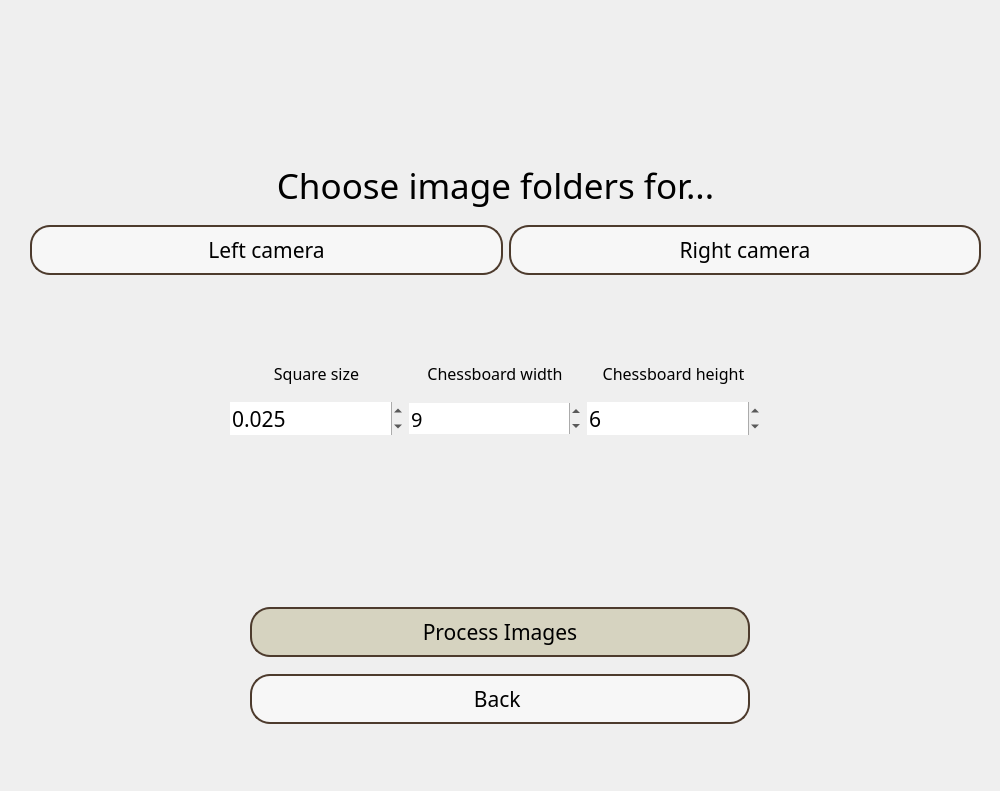
<?xml version="1.0" encoding="UTF-8"?>
<ui version="4.0">
 <class>Dialog</class>
 <widget class="QDialog" name="Dialog">
  <property name="geometry">
   <rect>
    <x>0</x>
    <y>0</y>
    <width>1000</width>
    <height>791</height>
   </rect>
  </property>
  <property name="minimumSize">
   <size>
    <width>1000</width>
    <height>500</height>
   </size>
  </property>
  <property name="maximumSize">
   <size>
    <width>1000</width>
    <height>800</height>
   </size>
  </property>
  <property name="windowTitle">
   <string>Dialog</string>
  </property>
  <widget class="QWidget" name="widgetMainScreen" native="true">
   <property name="geometry">
    <rect>
     <x>0</x>
     <y>0</y>
     <width>1000</width>
     <height>800</height>
    </rect>
   </property>
   <property name="minimumSize">
    <size>
     <width>800</width>
     <height>800</height>
    </size>
   </property>
   <property name="maximumSize">
    <size>
     <width>1000</width>
     <height>800</height>
    </size>
   </property>
   <property name="baseSize">
    <size>
     <width>500</width>
     <height>500</height>
    </size>
   </property>
   <property name="styleSheet">
    <string notr="true">#widgetMainScreen{
background-image: url(&quot;C:/Users/marah/Desktop/Licenta GUI/bg.jpg&quot;);
background-repeat: no-repeat; 
background-position: center; 
}</string>
   </property>
   <widget class="QWidget" name="gridLayoutWidget">
    <property name="geometry">
     <rect>
      <x>0</x>
      <y>590</y>
      <width>1001</width>
      <height>151</height>
     </rect>
    </property>
    <layout class="QGridLayout" name="gridLayout_2">
     <property name="leftMargin">
      <number>150</number>
     </property>
     <property name="rightMargin">
      <number>150</number>
     </property>
     <property name="verticalSpacing">
      <number>0</number>
     </property>
     <item row="1" column="0">
      <widget class="QPushButton" name="oProcessBtn">
       <property name="maximumSize">
        <size>
         <width>500</width>
         <height>50</height>
        </size>
       </property>
       <property name="font">
        <font>
         <family>Century Gothic</family>
         <pointsize>16</pointsize>
         <weight>50</weight>
         <italic>false</italic>
         <bold>false</bold>
        </font>
       </property>
       <property name="styleSheet">
        <string notr="true">#oProcessBtn {
border-radius:20px;
background-color:rgb(214, 211, 192);
border: 2px solid rgb(77, 59, 45);
}
#oProcessBtn:hover{
	background-color:rgba(0, 0, 0, 0.3);
	color: rgb(255, 255, 255);
	border: 2px solid rgb(0, 0, 0);
}
</string>
       </property>
       <property name="text">
        <string>Process Images</string>
       </property>
      </widget>
     </item>
     <item row="2" column="0">
      <widget class="QPushButton" name="oBackBtn">
       <property name="maximumSize">
        <size>
         <width>500</width>
         <height>50</height>
        </size>
       </property>
       <property name="font">
        <font>
         <family>Century Gothic</family>
         <pointsize>16</pointsize>
         <weight>50</weight>
         <italic>false</italic>
         <bold>false</bold>
        </font>
       </property>
       <property name="styleSheet">
        <string notr="true">#oBackBtn {
border-radius:20px;
background-color:rgba(255, 255, 255, 0.5);
border: 2px solid rgb(77, 59, 45);
}
#oBackBtn:hover{
	background-color:rgba(0, 0, 0, 0.3);
	color: rgb(255, 255, 255);
	border: 2px solid rgb(0, 0, 0);
}
</string>
       </property>
       <property name="text">
        <string>Back </string>
       </property>
      </widget>
     </item>
    </layout>
   </widget>
   <widget class="QWidget" name="gridLayoutWidget_2">
    <property name="geometry">
     <rect>
      <x>30</x>
      <y>210</y>
      <width>951</width>
      <height>80</height>
     </rect>
    </property>
    <layout class="QGridLayout" name="gridLayout">
     <item row="0" column="0">
      <widget class="QPushButton" name="oLeftCamBtn">
       <property name="minimumSize">
        <size>
         <width>250</width>
         <height>0</height>
        </size>
       </property>
       <property name="maximumSize">
        <size>
         <width>500</width>
         <height>50</height>
        </size>
       </property>
       <property name="font">
        <font>
         <family>Century Gothic</family>
         <pointsize>16</pointsize>
        </font>
       </property>
       <property name="styleSheet">
        <string notr="true">#oLeftCamBtn {
border-radius:20px;
background-color:rgba(255, 255, 255, 0.5);
border: 2px solid rgb(77, 59, 45);
}
#oLeftCamBtn:hover{
	background-color:rgba(0, 0, 0, 0.3);
	color: rgb(255, 255, 255);
	border: 2px solid rgb(0, 0, 0);
}
</string>
       </property>
       <property name="text">
        <string>Left camera</string>
       </property>
      </widget>
     </item>
     <item row="0" column="1">
      <widget class="QPushButton" name="oRightCamBtn">
       <property name="minimumSize">
        <size>
         <width>250</width>
         <height>0</height>
        </size>
       </property>
       <property name="maximumSize">
        <size>
         <width>500</width>
         <height>50</height>
        </size>
       </property>
       <property name="font">
        <font>
         <family>Century Gothic</family>
         <pointsize>16</pointsize>
        </font>
       </property>
       <property name="styleSheet">
        <string notr="true">#oRightCamBtn {
border-radius:20px;
background-color:rgba(255, 255, 255, 0.5);
border: 2px solid rgb(77, 59, 45);
}
#oRightCamBtn:hover{
	background-color:rgba(0, 0, 0, 0.3);
	color: rgb(255, 255, 255);
	border: 2px solid rgb(0, 0, 0);
}</string>
       </property>
       <property name="text">
        <string>Right camera</string>
       </property>
      </widget>
     </item>
    </layout>
   </widget>
   <widget class="QLabel" name="label">
    <property name="geometry">
     <rect>
      <x>170</x>
      <y>150</y>
      <width>651</width>
      <height>71</height>
     </rect>
    </property>
    <property name="font">
     <font>
      <family>Century Gothic</family>
      <pointsize>26</pointsize>
     </font>
    </property>
    <property name="autoFillBackground">
     <bool>false</bool>
    </property>
    <property name="text">
     <string>Choose image folders for...</string>
    </property>
    <property name="alignment">
     <set>Qt::AlignCenter</set>
    </property>
   </widget>
   <widget class="QLabel" name="sLeftLabel">
    <property name="geometry">
     <rect>
      <x>30</x>
      <y>280</y>
      <width>471</width>
      <height>20</height>
     </rect>
    </property>
    <property name="font">
     <font>
      <family>Century Gothic</family>
      <pointsize>11</pointsize>
      <italic>true</italic>
     </font>
    </property>
    <property name="styleSheet">
     <string notr="true">color: rgb(184, 181, 165)</string>
    </property>
    <property name="text">
     <string/>
    </property>
   </widget>
   <widget class="QLabel" name="sRightLabel">
    <property name="geometry">
     <rect>
      <x>510</x>
      <y>280</y>
      <width>471</width>
      <height>20</height>
     </rect>
    </property>
    <property name="font">
     <font>
      <family>Century Gothic</family>
      <pointsize>11</pointsize>
      <italic>true</italic>
     </font>
    </property>
    <property name="styleSheet">
     <string notr="true">color: rgb(184, 181, 165)</string>
    </property>
    <property name="text">
     <string/>
    </property>
   </widget>
   <widget class="QWidget" name="gridLayoutWidget_3">
    <property name="geometry">
     <rect>
      <x>230</x>
      <y>350</y>
      <width>530</width>
      <height>85</height>
     </rect>
    </property>
    <layout class="QGridLayout" name="gridLayout_3">
     <item row="1" column="2">
      <widget class="QSpinBox" name="oChessboardHBox">
       <property name="font">
        <font>
         <family>Century Gothic</family>
         <pointsize>16</pointsize>
        </font>
       </property>
       <property name="autoFillBackground">
        <bool>false</bool>
       </property>
       <property name="frame">
        <bool>false</bool>
       </property>
       <property name="value">
        <number>6</number>
       </property>
      </widget>
     </item>
     <item row="1" column="1">
      <widget class="QSpinBox" name="oChessboardWBox">
       <property name="font">
        <font>
         <family>Century Gothic</family>
         <pointsize>15</pointsize>
        </font>
       </property>
       <property name="frame">
        <bool>false</bool>
       </property>
       <property name="keyboardTracking">
        <bool>true</bool>
       </property>
       <property name="value">
        <number>9</number>
       </property>
      </widget>
     </item>
     <item row="1" column="0">
      <widget class="QDoubleSpinBox" name="oSquareSizeBox">
       <property name="font">
        <font>
         <family>Century Gothic</family>
         <pointsize>16</pointsize>
        </font>
       </property>
       <property name="frame">
        <bool>false</bool>
       </property>
       <property name="decimals">
        <number>3</number>
       </property>
       <property name="minimum">
        <double>0.020000000000000</double>
       </property>
       <property name="singleStep">
        <double>0.100000000000000</double>
       </property>
       <property name="value">
        <double>0.025000000000000</double>
       </property>
      </widget>
     </item>
     <item row="0" column="0">
      <widget class="QLabel" name="label_2">
       <property name="font">
        <font>
         <family>Century Gothic</family>
         <pointsize>12</pointsize>
        </font>
       </property>
       <property name="text">
        <string>Square size</string>
       </property>
       <property name="alignment">
        <set>Qt::AlignCenter</set>
       </property>
      </widget>
     </item>
     <item row="0" column="1">
      <widget class="QLabel" name="label_3">
       <property name="font">
        <font>
         <family>Century Gothic</family>
         <pointsize>12</pointsize>
        </font>
       </property>
       <property name="text">
        <string>Chessboard width</string>
       </property>
       <property name="alignment">
        <set>Qt::AlignCenter</set>
       </property>
      </widget>
     </item>
     <item row="0" column="2">
      <widget class="QLabel" name="label_4">
       <property name="font">
        <font>
         <family>Century Gothic</family>
         <pointsize>12</pointsize>
        </font>
       </property>
       <property name="text">
        <string>Chessboard height</string>
       </property>
       <property name="alignment">
        <set>Qt::AlignCenter</set>
       </property>
      </widget>
     </item>
    </layout>
   </widget>
  </widget>
 </widget>
 <resources/>
 <connections/>
</ui>
